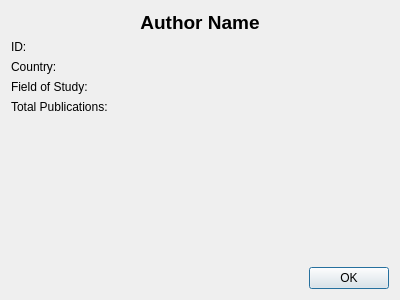
<?xml version="1.0" encoding="UTF-8"?>
<ui version="4.0">
 <class>AuthorDetailsDialog</class>
 <widget class="QDialog" name="AuthorDetailsDialog">
  <property name="geometry">
   <rect>
    <x>0</x>
    <y>0</y>
    <width>400</width>
    <height>300</height>
   </rect>
  </property>
  <property name="windowTitle">
   <string>Author Details</string>
  </property>
  <property name="modal">
   <bool>true</bool>
  </property>
  <layout class="QVBoxLayout" name="verticalLayout">
   <item>
    <widget class="QLabel" name="labelDetailName">
     <property name="font">
      <font>
       <pointsize>14</pointsize>
       <bold>true</bold>
      </font>
     </property>
     <property name="text">
      <string>Author Name</string>
     </property>
     <property name="alignment">
      <set>Qt::AlignmentFlag::AlignCenter</set>
     </property>
    </widget>
   </item>
   <item>
    <layout class="QFormLayout" name="formLayoutDetails">
     <item row="0" column="0">
      <widget class="QLabel" name="lblID">
       <property name="text">
        <string>ID:</string>
       </property>
      </widget>
     </item>
     <item row="0" column="1">
      <widget class="QLabel" name="labelDetailId">
       <property name="text">
        <string/>
       </property>
      </widget>
     </item>
     <item row="1" column="0">
      <widget class="QLabel" name="lblCountry">
       <property name="text">
        <string>Country:</string>
       </property>
      </widget>
     </item>
     <item row="1" column="1">
      <widget class="QLabel" name="labelDetailCountry">
       <property name="text">
        <string/>
       </property>
      </widget>
     </item>
     <item row="2" column="0">
      <widget class="QLabel" name="lblField">
       <property name="text">
        <string>Field of Study:</string>
       </property>
      </widget>
     </item>
     <item row="2" column="1">
      <widget class="QLabel" name="labelDetailField">
       <property name="text">
        <string/>
       </property>
      </widget>
     </item>
     <item row="3" column="0">
      <widget class="QLabel" name="lblPubs">
       <property name="text">
        <string>Total Publications:</string>
       </property>
      </widget>
     </item>
     <item row="3" column="1">
      <widget class="QLabel" name="labelDetailPubCount">
       <property name="text">
        <string/>
       </property>
      </widget>
     </item>
    </layout>
   </item>
   <item>
    <spacer name="verticalSpacer">
     <property name="orientation">
      <enum>Qt::Orientation::Vertical</enum>
     </property>
     <property name="sizeHint" stdset="0">
      <size>
       <width>20</width>
       <height>40</height>
      </size>
     </property>
    </spacer>
   </item>
   <item>
    <layout class="QVBoxLayout" name="verticalLayout_3">
     <item>
      <layout class="QHBoxLayout" name="horizontalLayout_2">
       <item>
        <spacer name="horizontalSpacer">
         <property name="orientation">
          <enum>Qt::Orientation::Horizontal</enum>
         </property>
         <property name="sizeHint" stdset="0">
          <size>
           <width>40</width>
           <height>20</height>
          </size>
         </property>
        </spacer>
       </item>
       <item>
        <widget class="QPushButton" name="okBtn">
         <property name="cursor">
          <cursorShape>PointingHandCursor</cursorShape>
         </property>
         <property name="text">
          <string>OK</string>
         </property>
        </widget>
       </item>
      </layout>
     </item>
    </layout>
   </item>
  </layout>
 </widget>
 <resources/>
 <connections/>
</ui>
